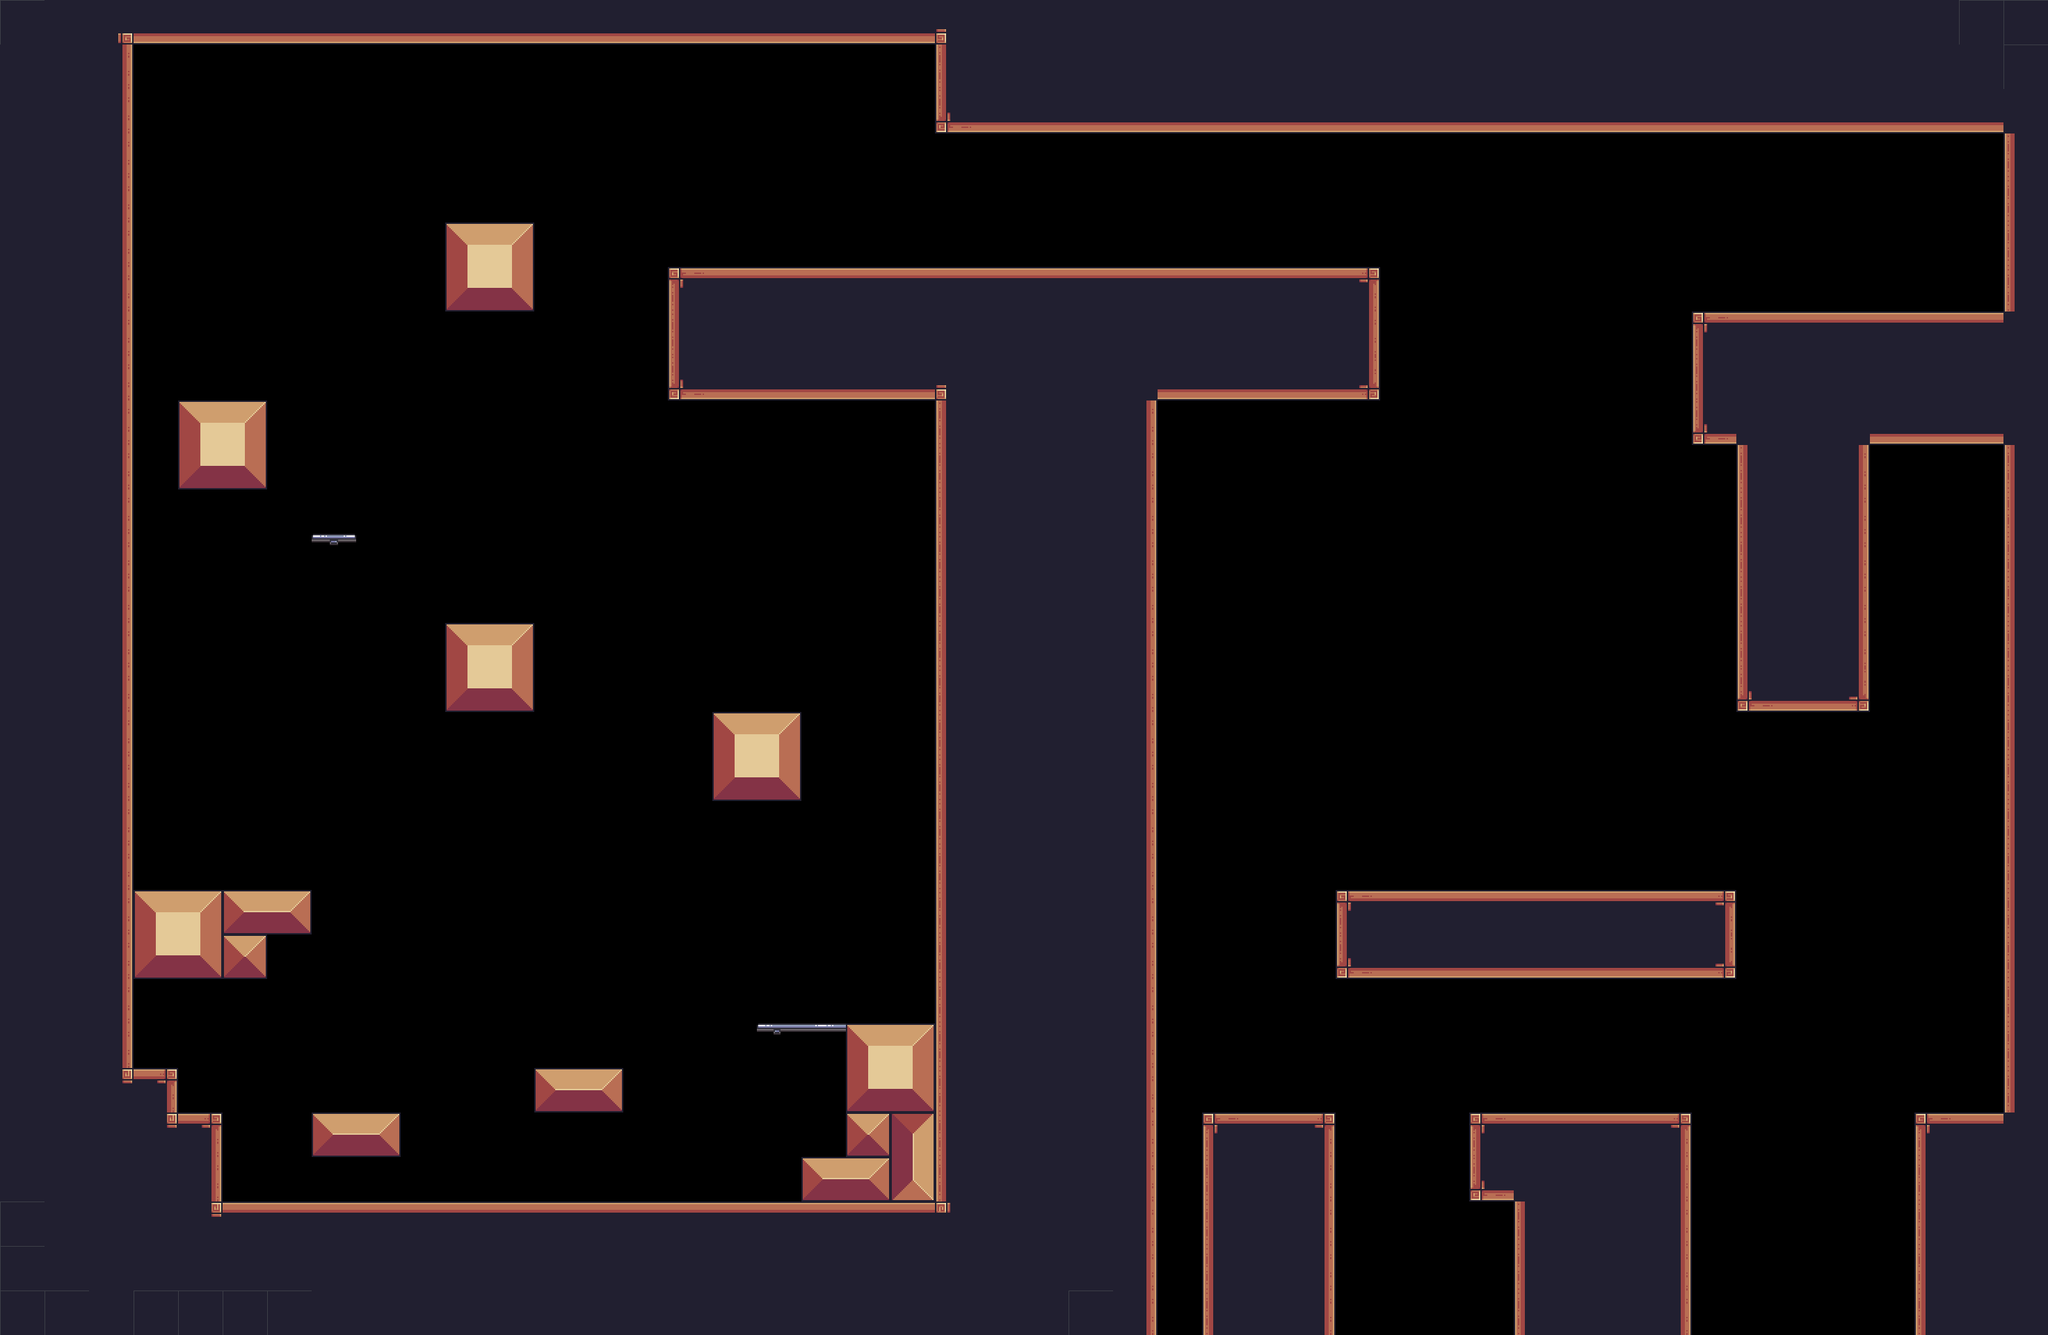

Rendered tile map (Tiled .tmx) drawn with the repository's tilesets; below, a short description and the map source with its tile grids summarised:
An orthogonal 46x30 tile map with 64x64 px tiles, 2 tile layers (Terrain, Platforms), 2 hidden layers not drawn, 8 tilesets and 112 objects (57x silver, 15x saw, 13x gold, 6x floor_spike, 6x spider, ...).

<map version="1.10" tiledversion="1.11.2" orientation="orthogonal" renderorder="right-down" width="46" height="30" tilewidth="64" tileheight="64" infinite="0" nextlayerid="14" nextobjectid="279">
 <tileset firstgid="1" source="../tilesets/outside.tsx" />
 <tileset firstgid="49" source="../tilesets/items.tsx" />
 <tileset firstgid="54" source="../tilesets/inside.tsx" />
 <tileset firstgid="150" source="../tilesets/extra.tsx" />
 <tileset firstgid="216" source="../tilesets/platforms.tsx" />
 <tileset firstgid="224" source="../tilesets/enemies.tsx" />
 <tileset firstgid="224" source="../tilesets/grass.tsx" />
 <tileset firstgid="229" source="../tilesets/objects.tsx" />
 <layer id="9" name="BG" width="46" height="30" visible="0">
  <data>[1380 cells, 0 non-empty, 0 distinct tile ids]</data>
 </layer>
 <objectgroup id="12" name="BG details" class="window" visible="0" />
 <layer id="1" name="Terrain" width="46" height="30">
  <data>[1380 cells, 562 non-empty, 23 distinct tile ids]</data>
 </layer>
 <layer id="5" name="Platforms" width="46" height="30">
  <data>[1380 cells, 3 non-empty, 3 distinct tile ids]</data>
 </layer>
 <layer id="10" name="FG" width="46" height="30" visible="0">
  <data>[1380 cells, 0 non-empty, 0 distinct tile ids]</data>
 </layer>
 <objectgroup id="4" name="Objects">
  <object id="4" name="flag" gid="232" x="2790" y="1600" width="68" height="186" />
  <object id="15" name="player" gid="236" x="1284" y="703" width="74" height="56" />
  <object id="91" name="saw" x="960" y="1536" width="64" height="64">
   <properties>
    <property name="speed" type="int" value="0" />
   </properties>
  </object>
  <object id="134" name="saw" x="352" y="352" width="64" height="64">
   <properties>
    <property name="speed" type="int" value="0" />
   </properties>
  </object>
  <object id="135" name="saw" x="352" y="736" width="64" height="64">
   <properties>
    <property name="speed" type="int" value="0" />
   </properties>
  </object>
  <object id="140" name="saw" x="896" y="512" width="64" height="64">
   <properties>
    <property name="speed" type="int" value="0" />
   </properties>
  </object>
  <object id="141" name="saw" x="832" y="448" width="64" height="64">
   <properties>
    <property name="speed" type="int" value="0" />
   </properties>
  </object>
  <object id="142" name="saw" x="704" y="448" width="64" height="64">
   <properties>
    <property name="speed" type="int" value="0" />
   </properties>
  </object>
  <object id="143" name="saw" x="1150" y="130" width="64" height="64">
   <properties>
    <property name="speed" type="int" value="0" />
   </properties>
  </object>
  <object id="178" name="saw" x="640" y="512" width="64" height="64">
   <properties>
    <property name="speed" type="int" value="0" />
   </properties>
  </object>
  <object id="179" name="saw" x="768" y="512" width="64" height="64">
   <properties>
    <property name="speed" type="int" value="0" />
   </properties>
  </object>
  <object id="189" name="floor_spike" gid="1073742063" x="960" y="617" width="64" height="64">
   <properties>
    <property name="inverted" type="bool" value="true" />
   </properties>
  </object>
  <object id="190" name="floor_spike" gid="1073742063" x="1026" y="619" width="64" height="64">
   <properties>
    <property name="inverted" type="bool" value="true" />
   </properties>
  </object>
  <object id="191" name="floor_spike" gid="1073742063" x="1093" y="617" width="64" height="64">
   <properties>
    <property name="inverted" type="bool" value="true" />
   </properties>
  </object>
  <object id="232" name="saw" x="320" y="1472" width="64" height="64">
   <properties>
    <property name="speed" type="int" value="0" />
   </properties>
  </object>
  <object id="254" name="saw" x="1794" y="770" width="64" height="64">
   <properties>
    <property name="speed" type="int" value="0" />
   </properties>
  </object>
  <object id="275" name="floor_spike" gid="1073742063" x="1162" y="615" width="64" height="64">
   <properties>
    <property name="inverted" type="bool" value="true" />
   </properties>
  </object>
  <object id="276" name="floor_spike" gid="1073742063" x="1228" y="615" width="64" height="64">
   <properties>
    <property name="inverted" type="bool" value="true" />
   </properties>
  </object>
  <object id="278" name="floor_spike" gid="1073742063" x="1283" y="616" width="64" height="64">
   <properties>
    <property name="inverted" type="bool" value="true" />
   </properties>
  </object>
 </objectgroup>
 <objectgroup id="13" name="Moving Objects">
  <object id="133" name="saw" x="187" y="320" width="10" height="512">
   <properties>
    <property name="flip" type="bool" value="false" />
    <property name="platform" type="bool" value="false" />
    <property name="speed" type="int" value="100" />
   </properties>
  </object>
  <object id="137" name="spike" gid="240" x="192" y="128" width="54" height="54">
   <properties>
    <property name="end_angle" type="int" value="90" />
    <property name="platform" type="bool" value="false" />
    <property name="radius" type="int" value="100" />
    <property name="speed" type="int" value="50" />
    <property name="start_angle" type="int" value="0" />
   </properties>
  </object>
  <object id="234" name="saw" x="576" y="1088" width="300" height="10">
   <properties>
    <property name="flip" type="bool" value="false" />
    <property name="platform" type="bool" value="false" />
    <property name="speed" type="int" value="60" />
   </properties>
  </object>
  <object id="250" name="mover" x="2550" y="1283" width="300" height="10">
   <properties>
    <property name="flip" type="bool" value="false" />
    <property name="platform" type="bool" value="true" />
    <property name="speed" type="int" value="60" />
   </properties>
  </object>
  <object id="251" name="mover" x="2004" y="397" width="419" height="10">
   <properties>
    <property name="flip" type="bool" value="false" />
    <property name="platform" type="bool" value="true" />
    <property name="speed" type="int" value="60" />
   </properties>
  </object>
  <object id="270" name="saw" x="2617" y="1398" width="10" height="512">
   <properties>
    <property name="flip" type="bool" value="false" />
    <property name="platform" type="bool" value="false" />
    <property name="speed" type="int" value="100" />
   </properties>
  </object>
  <object id="271" name="saw" x="2015" y="1434" width="10" height="482">
   <properties>
    <property name="flip" type="bool" value="false" />
    <property name="platform" type="bool" value="false" />
    <property name="speed" type="int" value="100" />
   </properties>
  </object>
 </objectgroup>
 <objectgroup id="7" name="Items">
  <object id="114" name="silver" gid="52" x="448" y="1408" width="64" height="64" />
  <object id="115" name="silver" gid="52" x="512" y="1344" width="64" height="64" />
  <object id="116" name="silver" gid="52" x="576" y="1408" width="64" height="64" />
  <object id="117" name="silver" gid="52" x="640" y="1408" width="64" height="64" />
  <object id="118" name="silver" gid="52" x="576" y="1472" width="64" height="64" />
  <object id="119" name="silver" gid="52" x="512" y="1408" width="64" height="64" />
  <object id="120" name="silver" gid="52" x="448" y="1472" width="64" height="64" />
  <object id="121" name="silver" gid="52" x="576" y="1344" width="64" height="64" />
  <object id="122" name="gold" gid="50" x="512" y="1472" width="64" height="64" />
  <object id="124" name="silver" gid="52" x="1024" y="1216" width="64" height="64" />
  <object id="125" name="silver" gid="52" x="1024" y="1280" width="64" height="64" />
  </objectgroup>
 <objectgroup id="6" name="Enemies">
  <!-- 10 objects omitted --></objectgroup>
 <objectgroup id="2" name="Water" visible="0" />
 <objectgroup id="8" name="Data" visible="0">
  <!-- 1 objects omitted --></objectgroup>
</map>
<!-- 75 of 112 objects omitted -->
